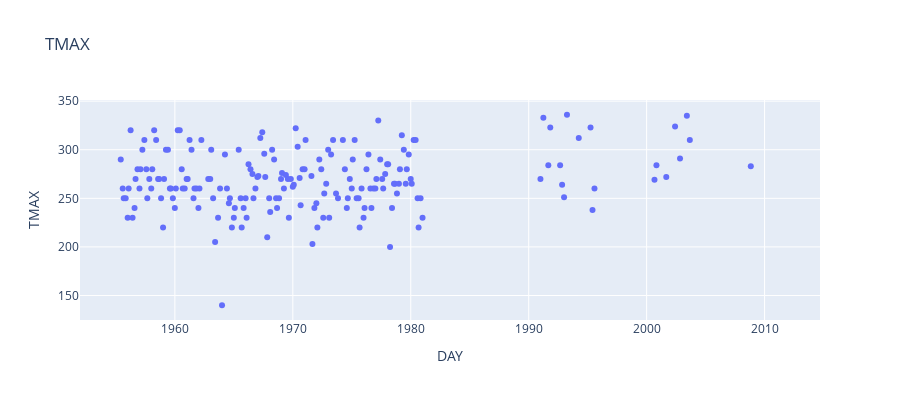

Source (notebook cell):
### Code cell
weather_tmax = px.scatter(weather, x="DAY", y="TMAX",height=400, title="TMAX")
weather_tmax.show()

### Figure 1 — Plotly figure (JSON) as saved in the notebook; plotly's stock layout.template omitted (floating-point values rounded to 4 significant figures; data arrays with more than 128 entries replaced by an {"elided": "..."} marker saying what was removed)
{"data": [{"hoverlabel": {"namelength": 0}, "hovertemplate": "DAY=%{x}<br>TMAX=%{y}", "legendgroup": "", "marker": {"color": "#636efa", "symbol": "circle"}, "mode": "markers", "name": "", "showlegend": false, "type": "scatter", "x": {"elided": "267 str values"}, "xaxis": "x", "y": {"elided": "267 str values"}, "yaxis": "y"}], "layout": {"height": 400, "legend": {"tracegroupgap": 0}, "title": {"text": "TMAX"}, "xaxis": {"anchor": "y", "domain": [0, 1], "title": {"text": "DAY"}}, "yaxis": {"anchor": "x", "domain": [0, 1], "title": {"text": "TMAX"}}}}
